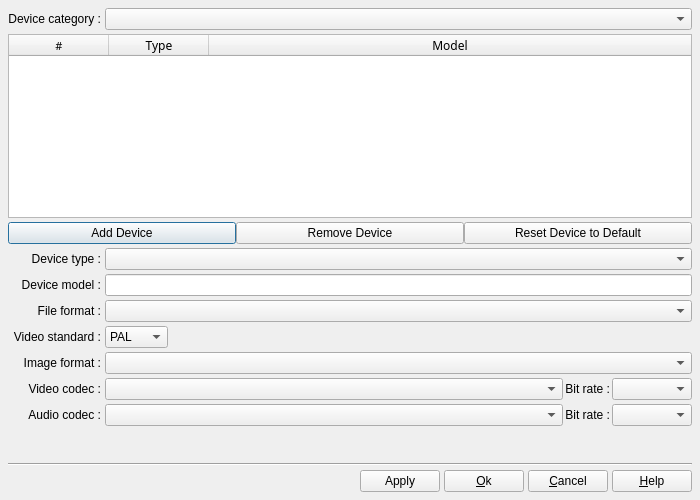
<?xml version="1.0" encoding="UTF-8"?>
<ui version="4.0">
 <class>DlgManageDevices</class>
 <widget class="QDialog" name="DlgManageDevices">
  <property name="geometry">
   <rect>
    <x>0</x>
    <y>0</y>
    <width>700</width>
    <height>500</height>
   </rect>
  </property>
  <property name="minimumSize">
   <size>
    <width>700</width>
    <height>500</height>
   </size>
  </property>
  <property name="windowTitle">
   <string>Manage Devices</string>
  </property>
  <layout class="QGridLayout" name="gridLayout_3">
   <property name="margin">
    <number>8</number>
   </property>
   <property name="spacing">
    <number>4</number>
   </property>
   <item row="0" column="0">
    <layout class="QGridLayout" name="gridLayout">
     <item row="0" column="0">
      <widget class="QLabel" name="DeviceTypeLabel">
       <property name="text">
        <string>Device category :</string>
       </property>
       <property name="alignment">
        <set>Qt::AlignRight|Qt::AlignTrailing|Qt::AlignVCenter</set>
       </property>
      </widget>
     </item>
     <item row="0" column="1">
      <widget class="QComboBox" name="DBDeviceTypeCB">
       <property name="toolTip">
        <string>Select the device category to be shown in the list</string>
       </property>
      </widget>
     </item>
     <item row="1" column="0" colspan="2">
      <widget class="QTableWidget" name="TableDevice">
       <property name="font">
        <font>
         <pointsize>9</pointsize>
        </font>
       </property>
       <property name="editTriggers">
        <set>QAbstractItemView::NoEditTriggers</set>
       </property>
       <property name="showDropIndicator" stdset="0">
        <bool>false</bool>
       </property>
       <property name="dragDropOverwriteMode">
        <bool>false</bool>
       </property>
       <property name="selectionMode">
        <enum>QAbstractItemView::SingleSelection</enum>
       </property>
       <property name="selectionBehavior">
        <enum>QAbstractItemView::SelectRows</enum>
       </property>
       <property name="verticalScrollMode">
        <enum>QAbstractItemView::ScrollPerItem</enum>
       </property>
       <property name="horizontalScrollMode">
        <enum>QAbstractItemView::ScrollPerPixel</enum>
       </property>
       <property name="sortingEnabled">
        <bool>true</bool>
       </property>
       <property name="wordWrap">
        <bool>false</bool>
       </property>
       <property name="cornerButtonEnabled">
        <bool>false</bool>
       </property>
       <attribute name="horizontalHeaderHighlightSections">
        <bool>false</bool>
       </attribute>
       <attribute name="horizontalHeaderStretchLastSection">
        <bool>true</bool>
       </attribute>
       <attribute name="verticalHeaderVisible">
        <bool>false</bool>
       </attribute>
       <column>
        <property name="text">
         <string notr="true">#</string>
        </property>
        <property name="font">
         <font>
          <family>Sans Serif</family>
          <pointsize>8</pointsize>
         </font>
        </property>
       </column>
       <column>
        <property name="text">
         <string>Type</string>
        </property>
        <property name="font">
         <font>
          <family>Sans Serif</family>
          <pointsize>9</pointsize>
         </font>
        </property>
       </column>
       <column>
        <property name="text">
         <string>Model</string>
        </property>
        <property name="font">
         <font>
          <family>Sans Serif</family>
          <pointsize>9</pointsize>
         </font>
        </property>
       </column>
      </widget>
     </item>
     <item row="2" column="0" colspan="2">
      <layout class="QHBoxLayout" name="horizontalLayout_5">
       <property name="spacing">
        <number>0</number>
       </property>
       <property name="margin">
        <number>0</number>
       </property>
       <item>
        <widget class="QPushButton" name="DBAddDevice">
         <property name="toolTip">
          <string>Create a new equipment profile and add it to the database</string>
         </property>
         <property name="text">
          <string>Add Device</string>
         </property>
         <property name="icon">
          <iconset resource="../../../../RSCffDiaporama.qrc">
           <normaloff>:/img/db_add.png</normaloff>:/img/db_add.png</iconset>
         </property>
        </widget>
       </item>
       <item>
        <widget class="QPushButton" name="DBRemoveBT">
         <property name="toolTip">
          <string>Delete current equipment profile</string>
         </property>
         <property name="text">
          <string>Remove Device</string>
         </property>
         <property name="icon">
          <iconset resource="../../../../RSCffDiaporama.qrc">
           <normaloff>:/img/db_remove.png</normaloff>:/img/db_remove.png</iconset>
         </property>
        </widget>
       </item>
       <item>
        <widget class="QPushButton" name="DBResetBT">
         <property name="toolTip">
          <string>Cancel the modifications that you made on a predefined equipment profile in the ffDiaporama database</string>
         </property>
         <property name="text">
          <string>Reset Device to Default</string>
         </property>
         <property name="icon">
          <iconset resource="../../../../RSCffDiaporama.qrc">
           <normaloff>:/img/db_status.png</normaloff>:/img/db_status.png</iconset>
         </property>
        </widget>
       </item>
      </layout>
     </item>
     <item row="4" column="0">
      <widget class="QLabel" name="label_33">
       <property name="text">
        <string>Device type :</string>
       </property>
       <property name="alignment">
        <set>Qt::AlignRight|Qt::AlignTrailing|Qt::AlignVCenter</set>
       </property>
      </widget>
     </item>
     <item row="4" column="1">
      <widget class="QComboBox" name="DBDeviceSubtypeCB">
       <property name="toolTip">
        <string>Select the type of equipment where this device profile is to be placed</string>
       </property>
      </widget>
     </item>
     <item row="5" column="0">
      <widget class="QLabel" name="DeviceModelLabel">
       <property name="text">
        <string>Device model :</string>
       </property>
       <property name="alignment">
        <set>Qt::AlignRight|Qt::AlignTrailing|Qt::AlignVCenter</set>
       </property>
      </widget>
     </item>
     <item row="6" column="0">
      <widget class="QLabel" name="FileFormatLabel">
       <property name="text">
        <string>File format :</string>
       </property>
       <property name="alignment">
        <set>Qt::AlignRight|Qt::AlignTrailing|Qt::AlignVCenter</set>
       </property>
      </widget>
     </item>
     <item row="5" column="1">
      <widget class="QLineEdit" name="DBDeviceModelED">
       <property name="toolTip">
        <string>Enter here a name for this device profile (free text field)</string>
       </property>
      </widget>
     </item>
     <item row="6" column="1">
      <widget class="QComboBox" name="DBFileFormatCB">
       <property name="sizePolicy">
        <sizepolicy hsizetype="Preferred" vsizetype="Fixed">
         <horstretch>0</horstretch>
         <verstretch>0</verstretch>
        </sizepolicy>
       </property>
       <property name="toolTip">
        <string>Select the file type to use for the rendering</string>
       </property>
      </widget>
     </item>
     <item row="7" column="0">
      <widget class="QLabel" name="StandardLabel">
       <property name="text">
        <string>Video standard :</string>
       </property>
       <property name="alignment">
        <set>Qt::AlignRight|Qt::AlignTrailing|Qt::AlignVCenter</set>
       </property>
      </widget>
     </item>
     <item row="7" column="1">
      <layout class="QHBoxLayout" name="horizontalLayout_14">
       <property name="spacing">
        <number>2</number>
       </property>
       <item>
        <widget class="QComboBox" name="DBStandardCB">
         <property name="toolTip">
          <string>Select the video standard to use, PAL or NTSC</string>
         </property>
         <item>
          <property name="text">
           <string>PAL</string>
          </property>
         </item>
         <item>
          <property name="text">
           <string>NTSC</string>
          </property>
         </item>
        </widget>
       </item>
       <item>
        <spacer name="horizontalSpacer_9">
         <property name="orientation">
          <enum>Qt::Horizontal</enum>
         </property>
         <property name="sizeHint" stdset="0">
          <size>
           <width>40</width>
           <height>20</height>
          </size>
         </property>
        </spacer>
       </item>
      </layout>
     </item>
     <item row="8" column="0">
      <widget class="QLabel" name="ImageSizeLabel">
       <property name="text">
        <string>Image format :</string>
       </property>
       <property name="alignment">
        <set>Qt::AlignRight|Qt::AlignTrailing|Qt::AlignVCenter</set>
       </property>
      </widget>
     </item>
     <item row="8" column="1">
      <widget class="QComboBox" name="DBImageSizeCombo">
       <property name="toolTip">
        <string>Select the image format to use for the rendering</string>
       </property>
       <property name="currentIndex">
        <number>-1</number>
       </property>
      </widget>
     </item>
     <item row="9" column="0">
      <widget class="QLabel" name="VideoFormatLabel">
       <property name="text">
        <string>Video codec :</string>
       </property>
       <property name="alignment">
        <set>Qt::AlignRight|Qt::AlignTrailing|Qt::AlignVCenter</set>
       </property>
      </widget>
     </item>
     <item row="9" column="1">
      <layout class="QHBoxLayout" name="horizontalLayout_11">
       <property name="spacing">
        <number>2</number>
       </property>
       <item>
        <widget class="QComboBox" name="DBVideoFormatCB">
         <property name="sizePolicy">
          <sizepolicy hsizetype="Expanding" vsizetype="Fixed">
           <horstretch>0</horstretch>
           <verstretch>0</verstretch>
          </sizepolicy>
         </property>
         <property name="minimumSize">
          <size>
           <width>150</width>
           <height>0</height>
          </size>
         </property>
         <property name="toolTip">
          <string>Select the video codec to use for the rendering</string>
         </property>
        </widget>
       </item>
       <item>
        <widget class="QLabel" name="VideoBitRateLabel">
         <property name="sizePolicy">
          <sizepolicy hsizetype="Preferred" vsizetype="Preferred">
           <horstretch>0</horstretch>
           <verstretch>0</verstretch>
          </sizepolicy>
         </property>
         <property name="text">
          <string>Bit rate :</string>
         </property>
         <property name="alignment">
          <set>Qt::AlignRight|Qt::AlignTrailing|Qt::AlignVCenter</set>
         </property>
        </widget>
       </item>
       <item>
        <widget class="QComboBox" name="DBVideoBitRateCB">
         <property name="minimumSize">
          <size>
           <width>80</width>
           <height>0</height>
          </size>
         </property>
         <property name="maximumSize">
          <size>
           <width>80</width>
           <height>16777215</height>
          </size>
         </property>
         <property name="toolTip">
          <string>Select the bit rate to use for video during the rendering</string>
         </property>
        </widget>
       </item>
      </layout>
     </item>
     <item row="10" column="0">
      <widget class="QLabel" name="AudioFormatLabel">
       <property name="text">
        <string>Audio codec :</string>
       </property>
       <property name="alignment">
        <set>Qt::AlignRight|Qt::AlignTrailing|Qt::AlignVCenter</set>
       </property>
      </widget>
     </item>
     <item row="10" column="1">
      <layout class="QHBoxLayout" name="horizontalLayout_16">
       <property name="spacing">
        <number>2</number>
       </property>
       <item>
        <widget class="QComboBox" name="DBAudioFormatCB">
         <property name="sizePolicy">
          <sizepolicy hsizetype="Expanding" vsizetype="Fixed">
           <horstretch>0</horstretch>
           <verstretch>0</verstretch>
          </sizepolicy>
         </property>
         <property name="minimumSize">
          <size>
           <width>150</width>
           <height>0</height>
          </size>
         </property>
         <property name="toolTip">
          <string>Select the audio codec to use for the rendering</string>
         </property>
        </widget>
       </item>
       <item>
        <widget class="QLabel" name="AudioBitRateLabel">
         <property name="text">
          <string>Bit rate :</string>
         </property>
         <property name="alignment">
          <set>Qt::AlignRight|Qt::AlignTrailing|Qt::AlignVCenter</set>
         </property>
        </widget>
       </item>
       <item>
        <widget class="QComboBox" name="DBAudioBitRateCB">
         <property name="minimumSize">
          <size>
           <width>80</width>
           <height>0</height>
          </size>
         </property>
         <property name="maximumSize">
          <size>
           <width>80</width>
           <height>16777215</height>
          </size>
         </property>
         <property name="toolTip">
          <string>Select the bit rate to use for audio during the rendering</string>
         </property>
        </widget>
       </item>
      </layout>
     </item>
     <item row="11" column="0">
      <spacer name="verticalSpacer">
       <property name="orientation">
        <enum>Qt::Vertical</enum>
       </property>
       <property name="sizeHint" stdset="0">
        <size>
         <width>20</width>
         <height>40</height>
        </size>
       </property>
      </spacer>
     </item>
    </layout>
   </item>
   <item row="1" column="0">
    <widget class="Line" name="line">
     <property name="orientation">
      <enum>Qt::Horizontal</enum>
     </property>
    </widget>
   </item>
   <item row="2" column="0">
    <layout class="QHBoxLayout" name="horizontalLayout">
     <property name="spacing">
      <number>4</number>
     </property>
     <item>
      <spacer name="horizontalSpacer">
       <property name="orientation">
        <enum>Qt::Horizontal</enum>
       </property>
       <property name="sizeHint" stdset="0">
        <size>
         <width>40</width>
         <height>20</height>
        </size>
       </property>
      </spacer>
     </item>
     <item>
      <widget class="QPushButton" name="DBApplyBT">
       <property name="text">
        <string>Apply</string>
       </property>
       <property name="icon">
        <iconset resource="../../../../RSCffDiaporama.qrc">
         <normaloff>:/img/action_ok.png</normaloff>:/img/action_ok.png</iconset>
       </property>
      </widget>
     </item>
     <item>
      <widget class="QPushButton" name="OkBt">
       <property name="toolTip">
        <string>Accept modification and exit dialog box</string>
       </property>
       <property name="text">
        <string>&amp;Ok</string>
       </property>
       <property name="icon">
        <iconset resource="../../../../RSCffDiaporama.qrc">
         <normaloff>:/img/action_ok.png</normaloff>:/img/action_ok.png</iconset>
       </property>
      </widget>
     </item>
     <item>
      <widget class="QPushButton" name="CancelBt">
       <property name="toolTip">
        <string>Cancel modification and exit dialog box</string>
       </property>
       <property name="text">
        <string>&amp;Cancel</string>
       </property>
       <property name="icon">
        <iconset resource="../../../../RSCffDiaporama.qrc">
         <normaloff>:/img/action_cancel.png</normaloff>:/img/action_cancel.png</iconset>
       </property>
      </widget>
     </item>
     <item>
      <widget class="QPushButton" name="HelpBT">
       <property name="toolTip">
        <string>Open help page describing this dialog box</string>
       </property>
       <property name="text">
        <string>&amp;Help</string>
       </property>
       <property name="icon">
        <iconset resource="../../../../RSCffDiaporama.qrc">
         <normaloff>:/img/help.png</normaloff>:/img/help.png</iconset>
       </property>
       <property name="shortcut">
        <string>F1</string>
       </property>
      </widget>
     </item>
    </layout>
   </item>
  </layout>
 </widget>
 <resources>
  <include location="../../../../RSCffDiaporama.qrc"/>
 </resources>
 <connections/>
</ui>
